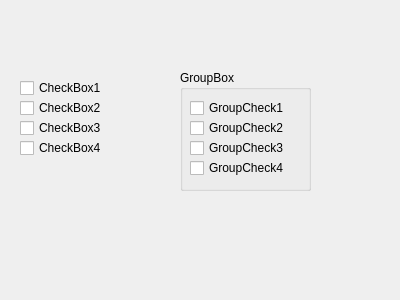
<?xml version="1.0" encoding="UTF-8"?>
<ui version="4.0">
 <class>Dialog</class>
 <widget class="QDialog" name="Dialog">
  <property name="geometry">
   <rect>
    <x>0</x>
    <y>0</y>
    <width>400</width>
    <height>300</height>
   </rect>
  </property>
  <property name="windowTitle">
   <string>Dialog</string>
  </property>
  <widget class="QCheckBox" name="chk_1">
   <property name="geometry">
    <rect>
     <x>20</x>
     <y>80</y>
     <width>91</width>
     <height>16</height>
    </rect>
   </property>
   <property name="text">
    <string>CheckBox1</string>
   </property>
  </widget>
  <widget class="QCheckBox" name="chk_2">
   <property name="geometry">
    <rect>
     <x>20</x>
     <y>100</y>
     <width>91</width>
     <height>16</height>
    </rect>
   </property>
   <property name="text">
    <string>CheckBox2</string>
   </property>
  </widget>
  <widget class="QCheckBox" name="chk_3">
   <property name="geometry">
    <rect>
     <x>20</x>
     <y>120</y>
     <width>91</width>
     <height>16</height>
    </rect>
   </property>
   <property name="text">
    <string>CheckBox3</string>
   </property>
  </widget>
  <widget class="QCheckBox" name="chk_4">
   <property name="geometry">
    <rect>
     <x>20</x>
     <y>140</y>
     <width>91</width>
     <height>16</height>
    </rect>
   </property>
   <property name="text">
    <string>CheckBox4</string>
   </property>
  </widget>
  <widget class="QGroupBox" name="groupBox">
   <property name="geometry">
    <rect>
     <x>180</x>
     <y>70</y>
     <width>131</width>
     <height>121</height>
    </rect>
   </property>
   <property name="title">
    <string>GroupBox</string>
   </property>
   <widget class="QCheckBox" name="groupchk_1">
    <property name="geometry">
     <rect>
      <x>10</x>
      <y>30</y>
      <width>101</width>
      <height>16</height>
     </rect>
    </property>
    <property name="text">
     <string>GroupCheck1</string>
    </property>
   </widget>
   <widget class="QCheckBox" name="groupchk_2">
    <property name="geometry">
     <rect>
      <x>10</x>
      <y>50</y>
      <width>101</width>
      <height>16</height>
     </rect>
    </property>
    <property name="text">
     <string>GroupCheck2</string>
    </property>
   </widget>
   <widget class="QCheckBox" name="groupchk_3">
    <property name="geometry">
     <rect>
      <x>10</x>
      <y>70</y>
      <width>101</width>
      <height>16</height>
     </rect>
    </property>
    <property name="text">
     <string>GroupCheck3</string>
    </property>
   </widget>
   <widget class="QCheckBox" name="groupchk_4">
    <property name="geometry">
     <rect>
      <x>10</x>
      <y>90</y>
      <width>101</width>
      <height>16</height>
     </rect>
    </property>
    <property name="text">
     <string>GroupCheck4</string>
    </property>
   </widget>
  </widget>
 </widget>
 <resources/>
 <connections/>
</ui>
